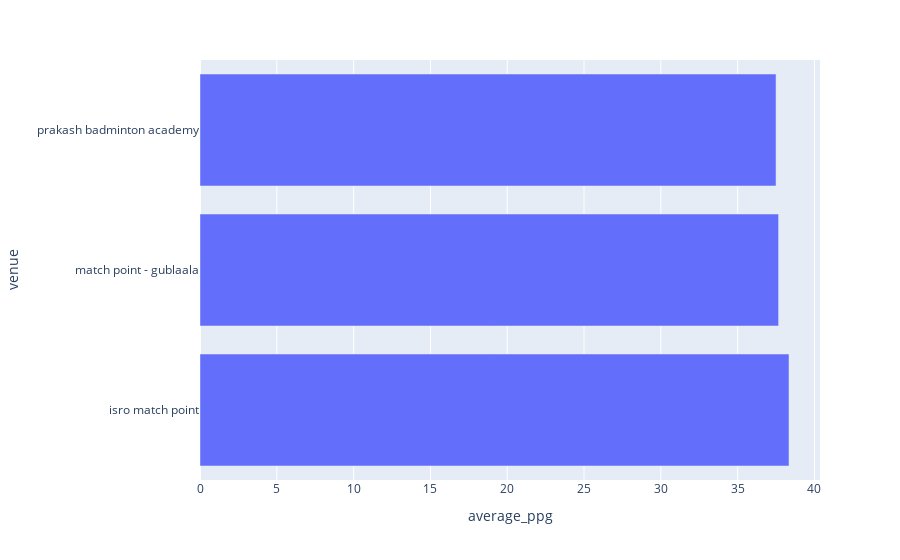

Notebook source saved alongside this figure:
### Code cell
px.bar(
    df.groupby("venue").agg(**{
        "total_games": pd.NamedAgg("date", "count"),
        "average_ppg": pd.NamedAgg("total_points_per_game", "mean"),
        **{f"{fn}_margin": pd.NamedAgg("margin", fn) for fn in ["mean", "max", "min"]}
    }).reset_index(),
    y="venue",
    x="average_ppg",
    orientation='h'
)

### Figure 1 — Plotly figure (JSON) as saved in the notebook; plotly's stock layout.template omitted (floating-point values rounded to 4 significant figures)
{"data": [{"alignmentgroup": "True", "hovertemplate": "average_ppg=%{x}<br>venue=%{y}<extra></extra>", "legendgroup": "", "marker": {"color": "#636efa", "pattern": {"shape": ""}}, "name": "", "offsetgroup": "", "orientation": "h", "showlegend": false, "textposition": "auto", "type": "bar", "x": [38.34, 37.67, 37.5], "xaxis": "x", "y": ["isro match point", "match point - gublaala", "prakash badminton academy"], "yaxis": "y"}], "layout": {"barmode": "relative", "legend": {"tracegroupgap": 0}, "margin": {"t": 60}, "xaxis": {"anchor": "y", "domain": [0, 1], "title": {"text": "average_ppg"}}, "yaxis": {"anchor": "x", "domain": [0, 1], "title": {"text": "venue"}}}}
